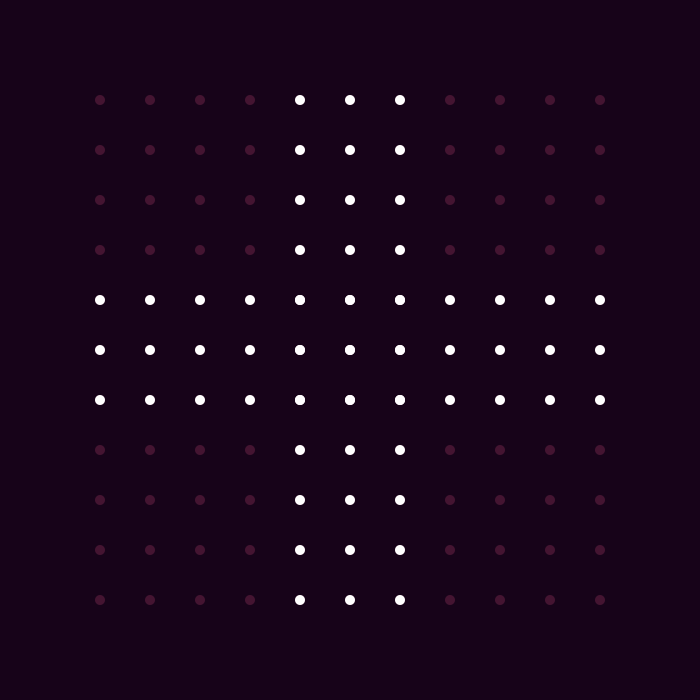
Frame 1 (no input)
Frame 60 (the mouse pressed at the canvas centre just before this capture): identical to frame 1, image omitted
Frame 120 (the mouse held since frame 60 and released just before this capture): identical to frame 1, image omitted

The Processing sketch that drew this single still picture (run headless with seeded random() and noise(); from frame 60 on, the mouse is pressed at the canvas centre):

// Processing sketch: processing_139539
// ── processing_139539.pde

//Beatriz Bukvic, March 12th, Creative Computing B, Benjamin Bacon

void setup() {
size(700,700);
background(23,3,25);
}


int i = 0;
int e = 0;
int o = 0;


void draw(){
  
while (i < 550) {
  fill(68,20,49);
  noStroke();
  ellipse(100, i+100, 10, 10);
  ellipse(150, i+100, 10, 10);
  ellipse(200, i+100, 10, 10);
  ellipse(250, i+100, 10, 10);
  ellipse(300, i+100, 10, 10);
  ellipse(350, i+100, 10, 10);
  ellipse(400, i+100, 10, 10);
  ellipse(450, i+100, 10, 10);
  ellipse(500, i+100, 10, 10);
  ellipse(550, i+100, 10, 10);
  ellipse(600, i+100, 10, 10);
  i = i + 50;
  } 
  
while (e < 550) {
  fill(255);
  ellipse(e+100, 300, 10, 10);
  ellipse(e+100, 350, 10, 10);
  ellipse(e+100, 400, 10, 10);
  e = e + 50;
}

while (o < 550) {
  fill(255);
  ellipse(300, o+100, 10, 10);
  ellipse(350, o+100, 10, 10);
  ellipse(400, o+100, 10, 10);
  o = o + 50;
}
  
}
